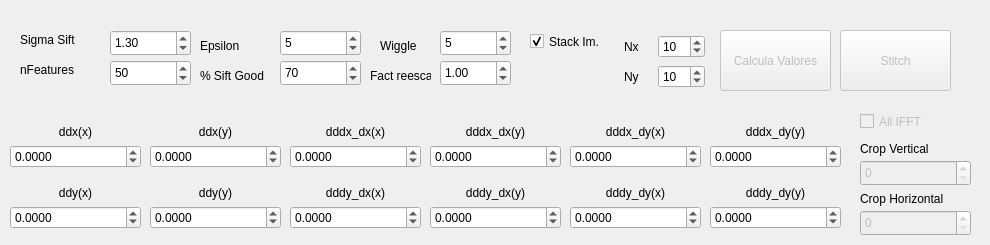
   <widget class="QWidget" name="tab_3">
    <attribute name="title">
     <string>Stitching</string>
    </attribute>
    <widget class="QPushButton" name="StitchBtn">
     <property name="enabled">
      <bool>false</bool>
     </property>
     <property name="geometry">
      <rect>
       <x>840</x>
       <y>30</y>
       <width>111</width>
       <height>61</height>
      </rect>
     </property>
     <property name="text">
      <string>Stitch</string>
     </property>
    </widget>
    <widget class="QPushButton" name="CalculateValuesDistBtn">
     <property name="enabled">
      <bool>false</bool>
     </property>
     <property name="geometry">
      <rect>
       <x>720</x>
       <y>30</y>
       <width>111</width>
       <height>61</height>
      </rect>
     </property>
     <property name="text">
      <string>Calcula Valores</string>
     </property>
    </widget>
    <widget class="QDoubleSpinBox" name="sigmaSpin">
     <property name="geometry">
      <rect>
       <x>110</x>
       <y>30</y>
       <width>81</width>
       <height>26</height>
      </rect>
     </property>
     <property name="value">
      <double>1.300000000000000</double>
     </property>
    </widget>
    <widget class="QLabel" name="label_20">
     <property name="geometry">
      <rect>
       <x>20</x>
       <y>30</y>
       <width>81</width>
       <height>20</height>
      </rect>
     </property>
     <property name="text">
      <string>Sigma Sift</string>
     </property>
    </widget>
    <widget class="QLabel" name="label_21">
     <property name="geometry">
      <rect>
       <x>20</x>
       <y>60</y>
       <width>81</width>
       <height>20</height>
      </rect>
     </property>
     <property name="text">
      <string>nFeatures</string>
     </property>
    </widget>
    <widget class="QSpinBox" name="nFeaturesSpin">
     <property name="geometry">
      <rect>
       <x>110</x>
       <y>60</y>
       <width>81</width>
       <height>26</height>
      </rect>
     </property>
     <property name="maximum">
      <number>500</number>
     </property>
     <property name="value">
      <number>50</number>
     </property>
    </widget>
    <widget class="QWidget" name="layoutWidget">
     <property name="geometry">
      <rect>
       <x>150</x>
       <y>170</y>
       <width>131</width>
       <height>59</height>
      </rect>
     </property>
     <layout class="QVBoxLayout" name="verticalLayout_2">
      <item>
       <widget class="QLabel" name="label_13">
        <property name="text">
         <string>ddy(y)</string>
        </property>
        <property name="alignment">
         <set>Qt::AlignBottom|Qt::AlignHCenter</set>
        </property>
       </widget>
      </item>
      <item>
       <widget class="QDoubleSpinBox" name="ddyySpin">
        <property name="decimals">
         <number>4</number>
        </property>
        <property name="minimum">
         <double>-10000.000000000000000</double>
        </property>
        <property name="maximum">
         <double>10000.000000000000000</double>
        </property>
       </widget>
      </item>
     </layout>
    </widget>
    <widget class="QWidget" name="layoutWidget">
     <property name="geometry">
      <rect>
       <x>10</x>
       <y>170</y>
       <width>131</width>
       <height>59</height>
      </rect>
     </property>
     <layout class="QVBoxLayout" name="verticalLayout_4">
      <item>
       <widget class="QLabel" name="label_12">
        <property name="text">
         <string>ddy(x)</string>
        </property>
        <property name="alignment">
         <set>Qt::AlignBottom|Qt::AlignHCenter</set>
        </property>
       </widget>
      </item>
      <item>
       <widget class="QDoubleSpinBox" name="ddyxSpin">
        <property name="decimals">
         <number>4</number>
        </property>
        <property name="minimum">
         <double>-10000.000000000000000</double>
        </property>
        <property name="maximum">
         <double>10000.000000000000000</double>
        </property>
       </widget>
      </item>
     </layout>
    </widget>
    <widget class="QWidget" name="horizontalLayoutWidget_10">
     <property name="geometry">
      <rect>
       <x>624</x>
       <y>60</y>
       <width>81</width>
       <height>34</height>
      </rect>
     </property>
     <layout class="QHBoxLayout" name="horizontalLayout_13">
      <item>
       <widget class="QLabel" name="label_15">
        <property name="text">
         <string>Ny</string>
        </property>
       </widget>
      </item>
      <item>
       <widget class="QSpinBox" name="NySpin">
        <property name="minimum">
         <number>1</number>
        </property>
        <property name="maximum">
         <number>100</number>
        </property>
        <property name="value">
         <number>10</number>
        </property>
       </widget>
      </item>
     </layout>
    </widget>
    <widget class="QWidget" name="horizontalLayoutWidget_9">
     <property name="geometry">
      <rect>
       <x>624</x>
       <y>30</y>
       <width>81</width>
       <height>34</height>
      </rect>
     </property>
     <layout class="QHBoxLayout" name="horizontalLayout_12">
      <item>
       <widget class="QLabel" name="label_14">
        <property name="text">
         <string>Nx</string>
        </property>
       </widget>
      </item>
      <item>
       <widget class="QSpinBox" name="NxSpin">
        <property name="minimum">
         <number>1</number>
        </property>
        <property name="maximum">
         <number>100</number>
        </property>
        <property name="value">
         <number>10</number>
        </property>
       </widget>
      </item>
     </layout>
    </widget>
    <widget class="QSpinBox" name="epsilonSpin">
     <property name="geometry">
      <rect>
       <x>280</x>
       <y>30</y>
       <width>81</width>
       <height>26</height>
      </rect>
     </property>
     <property name="maximum">
      <number>100</number>
     </property>
     <property name="value">
      <number>5</number>
     </property>
    </widget>
    <widget class="QLabel" name="label_22">
     <property name="geometry">
      <rect>
       <x>200</x>
       <y>30</y>
       <width>61</width>
       <height>31</height>
      </rect>
     </property>
     <property name="text">
      <string>Epsilon</string>
     </property>
    </widget>
    <widget class="QLabel" name="label_23">
     <property name="geometry">
      <rect>
       <x>370</x>
       <y>60</y>
       <width>61</width>
       <height>31</height>
      </rect>
     </property>
     <property name="text">
      <string>Fact reescale</string>
     </property>
    </widget>
    <widget class="QWidget" name="layoutWidget">
     <property name="geometry">
      <rect>
       <x>10</x>
       <y>110</y>
       <width>131</width>
       <height>58</height>
      </rect>
     </property>
     <layout class="QVBoxLayout" name="verticalLayout">
      <item>
       <widget class="QLabel" name="label_9">
        <property name="text">
         <string>ddx(x)</string>
        </property>
        <property name="alignment">
         <set>Qt::AlignBottom|Qt::AlignHCenter</set>
        </property>
       </widget>
      </item>
      <item>
       <widget class="QDoubleSpinBox" name="ddxxSpin">
        <property name="decimals">
         <number>4</number>
        </property>
        <property name="minimum">
         <double>-10000.000000000000000</double>
        </property>
        <property name="maximum">
         <double>10000.000000000000000</double>
        </property>
       </widget>
      </item>
     </layout>
    </widget>
    <widget class="QWidget" name="layoutWidget">
     <property name="geometry">
      <rect>
       <x>150</x>
       <y>110</y>
       <width>131</width>
       <height>58</height>
      </rect>
     </property>
     <layout class="QVBoxLayout" name="verticalLayout_3">
      <item>
       <widget class="QLabel" name="label_28">
        <property name="text">
         <string>ddx(y)</string>
        </property>
        <property name="alignment">
         <set>Qt::AlignBottom|Qt::AlignHCenter</set>
        </property>
       </widget>
      </item>
      <item>
       <widget class="QDoubleSpinBox" name="ddxySpin">
        <property name="decimals">
         <number>4</number>
        </property>
        <property name="minimum">
         <double>-300.000000000000000</double>
        </property>
        <property name="maximum">
         <double>10000.000000000000000</double>
        </property>
       </widget>
      </item>
     </layout>
    </widget>
    <widget class="QWidget" name="layoutWidget_3">
     <property name="geometry">
      <rect>
       <x>430</x>
       <y>170</y>
       <width>131</width>
       <height>59</height>
      </rect>
     </property>
     <layout class="QVBoxLayout" name="verticalLayout_7">
      <item>
       <widget class="QLabel" name="label_25">
        <property name="text">
         <string>dddy_dx(y)</string>
        </property>
        <property name="alignment">
         <set>Qt::AlignBottom|Qt::AlignHCenter</set>
        </property>
       </widget>
      </item>
      <item>
       <widget class="QDoubleSpinBox" name="dddy_dx_y_Spin">
        <property name="decimals">
         <number>4</number>
        </property>
        <property name="minimum">
         <double>-10000.000000000000000</double>
        </property>
        <property name="maximum">
         <double>10000.000000000000000</double>
        </property>
       </widget>
      </item>
     </layout>
    </widget>
    <widget class="QWidget" name="layoutWidget_4">
     <property name="geometry">
      <rect>
       <x>290</x>
       <y>110</y>
       <width>131</width>
       <height>58</height>
      </rect>
     </property>
     <layout class="QVBoxLayout" name="verticalLayout_8">
      <item>
       <widget class="QLabel" name="label_11">
        <property name="text">
         <string>dddx_dx(x)</string>
        </property>
        <property name="alignment">
         <set>Qt::AlignBottom|Qt::AlignHCenter</set>
        </property>
       </widget>
      </item>
      <item>
       <widget class="QDoubleSpinBox" name="dddx_dx_x_Spin">
        <property name="decimals">
         <number>4</number>
        </property>
        <property name="minimum">
         <double>-10000.000000000000000</double>
        </property>
        <property name="maximum">
         <double>10000.000000000000000</double>
        </property>
       </widget>
      </item>
     </layout>
    </widget>
    <widget class="QWidget" name="layoutWidget_5">
     <property name="geometry">
      <rect>
       <x>430</x>
       <y>110</y>
       <width>131</width>
       <height>58</height>
      </rect>
     </property>
     <layout class="QVBoxLayout" name="verticalLayout_9">
      <item>
       <widget class="QLabel" name="label_29">
        <property name="text">
         <string>dddx_dx(y)</string>
        </property>
        <property name="alignment">
         <set>Qt::AlignBottom|Qt::AlignHCenter</set>
        </property>
       </widget>
      </item>
      <item>
       <widget class="QDoubleSpinBox" name="dddx_dx_y_Spin">
        <property name="decimals">
         <number>4</number>
        </property>
        <property name="minimum">
         <double>-10000.000000000000000</double>
        </property>
        <property name="maximum">
         <double>10000.000000000000000</double>
        </property>
       </widget>
      </item>
     </layout>
    </widget>
    <widget class="QWidget" name="layoutWidget_6">
     <property name="geometry">
      <rect>
       <x>290</x>
       <y>170</y>
       <width>131</width>
       <height>59</height>
      </rect>
     </property>
     <layout class="QVBoxLayout" name="verticalLayout_10">
      <item>
       <widget class="QLabel" name="label_26">
        <property name="text">
         <string>dddy_dx(x)</string>
        </property>
        <property name="alignment">
         <set>Qt::AlignBottom|Qt::AlignHCenter</set>
        </property>
       </widget>
      </item>
      <item>
       <widget class="QDoubleSpinBox" name="dddy_dx_x_Spin">
        <property name="decimals">
         <number>4</number>
        </property>
        <property name="minimum">
         <double>-10000.000000000000000</double>
        </property>
        <property name="maximum">
         <double>10000.000000000000000</double>
        </property>
       </widget>
      </item>
     </layout>
    </widget>
    <widget class="QWidget" name="layoutWidget_7">
     <property name="geometry">
      <rect>
       <x>570</x>
       <y>170</y>
       <width>131</width>
       <height>59</height>
      </rect>
     </property>
     <layout class="QVBoxLayout" name="verticalLayout_11">
      <item>
       <widget class="QLabel" name="label_27">
        <property name="text">
         <string>dddy_dy(x)</string>
        </property>
        <property name="alignment">
         <set>Qt::AlignBottom|Qt::AlignHCenter</set>
        </property>
       </widget>
      </item>
      <item>
       <widget class="QDoubleSpinBox" name="dddy_dy_x_Spin">
        <property name="decimals">
         <number>4</number>
        </property>
        <property name="minimum">
         <double>-10000.000000000000000</double>
        </property>
        <property name="maximum">
         <double>10000.000000000000000</double>
        </property>
       </widget>
      </item>
     </layout>
    </widget>
    <widget class="QWidget" name="layoutWidget_8">
     <property name="geometry">
      <rect>
       <x>710</x>
       <y>110</y>
       <width>131</width>
       <height>58</height>
      </rect>
     </property>
     <layout class="QVBoxLayout" name="verticalLayout_12">
      <item>
       <widget class="QLabel" name="label_30">
        <property name="text">
         <string>dddx_dy(y)</string>
        </property>
        <property name="alignment">
         <set>Qt::AlignBottom|Qt::AlignHCenter</set>
        </property>
       </widget>
      </item>
      <item>
       <widget class="QDoubleSpinBox" name="dddx_dy_y_Spin">
        <property name="decimals">
         <number>4</number>
        </property>
        <property name="minimum">
         <double>-10000.000000000000000</double>
        </property>
        <property name="maximum">
         <double>10000.000000000000000</double>
        </property>
       </widget>
      </item>
     </layout>
    </widget>
    <widget class="QWidget" name="layoutWidget_9">
     <property name="geometry">
      <rect>
       <x>570</x>
       <y>110</y>
       <width>131</width>
       <height>58</height>
      </rect>
     </property>
     <layout class="QVBoxLayout" name="verticalLayout_13">
      <item>
       <widget class="QLabel" name="label_24">
        <property name="text">
         <string>dddx_dy(x)</string>
        </property>
        <property name="alignment">
         <set>Qt::AlignBottom|Qt::AlignHCenter</set>
        </property>
       </widget>
      </item>
      <item>
       <widget class="QDoubleSpinBox" name="dddx_dy_x_Spin">
        <property name="decimals">
         <number>4</number>
        </property>
        <property name="minimum">
         <double>-10000.000000000000000</double>
        </property>
        <property name="maximum">
         <double>10000.000000000000000</double>
        </property>
       </widget>
      </item>
     </layout>
    </widget>
    <widget class="QWidget" name="layoutWidget_10">
     <property name="geometry">
      <rect>
       <x>710</x>
       <y>170</y>
       <width>131</width>
       <height>59</height>
      </rect>
     </property>
     <layout class="QVBoxLayout" name="verticalLayout_14">
      <item>
       <widget class="QLabel" name="label_31">
        <property name="text">
         <string>dddy_dy(y)</string>
        </property>
        <property name="alignment">
         <set>Qt::AlignBottom|Qt::AlignHCenter</set>
        </property>
       </widget>
      </item>
      <item>
       <widget class="QDoubleSpinBox" name="dddy_dy_y_Spin">
        <property name="decimals">
         <number>4</number>
        </property>
        <property name="minimum">
         <double>-10000.000000000000000</double>
        </property>
        <property name="maximum">
         <double>10000.000000000000000</double>
        </property>
       </widget>
      </item>
     </layout>
    </widget>
    <widget class="QLabel" name="label_32">
     <property name="geometry">
      <rect>
       <x>380</x>
       <y>30</y>
       <width>51</width>
       <height>31</height>
      </rect>
     </property>
     <property name="text">
      <string>Wiggle</string>
     </property>
    </widget>
    <widget class="QSpinBox" name="wiggleSpin">
     <property name="geometry">
      <rect>
       <x>440</x>
       <y>30</y>
       <width>71</width>
       <height>26</height>
      </rect>
     </property>
     <property name="value">
      <number>5</number>
     </property>
    </widget>
    <widget class="QSpinBox" name="optSpinB">
     <property name="geometry">
      <rect>
       <x>280</x>
       <y>60</y>
       <width>81</width>
       <height>26</height>
      </rect>
     </property>
     <property name="maximum">
      <number>100</number>
     </property>
     <property name="value">
      <number>70</number>
     </property>
    </widget>
    <widget class="QLabel" name="label_35">
     <property name="geometry">
      <rect>
       <x>200</x>
       <y>60</y>
       <width>81</width>
       <height>31</height>
      </rect>
     </property>
     <property name="text">
      <string>% Sift Good</string>
     </property>
    </widget>
    <widget class="QDoubleSpinBox" name="factSpin">
     <property name="geometry">
      <rect>
       <x>440</x>
       <y>60</y>
       <width>71</width>
       <height>26</height>
      </rect>
     </property>
     <property name="maximum">
      <double>10.000000000000000</double>
     </property>
     <property name="singleStep">
      <double>0.500000000000000</double>
     </property>
     <property name="value">
      <double>1.000000000000000</double>
     </property>
    </widget>
    <widget class="QCheckBox" name="checkBoxUsarTodos">
     <property name="enabled">
      <bool>false</bool>
     </property>
     <property name="geometry">
      <rect>
       <x>860</x>
       <y>110</y>
       <width>121</width>
       <height>23</height>
      </rect>
     </property>
     <property name="text">
      <string>All IFFT</string>
     </property>
    </widget>
    <widget class="QSpinBox" name="spinCropV">
     <property name="enabled">
      <bool>false</bool>
     </property>
     <property name="geometry">
      <rect>
       <x>860</x>
       <y>160</y>
       <width>111</width>
       <height>26</height>
      </rect>
     </property>
     <property name="maximum">
      <number>1000</number>
     </property>
    </widget>
    <widget class="QSpinBox" name="spinCropH">
     <property name="enabled">
      <bool>false</bool>
     </property>
     <property name="geometry">
      <rect>
       <x>860</x>
       <y>210</y>
       <width>111</width>
       <height>26</height>
      </rect>
     </property>
     <property name="maximum">
      <number>1000</number>
     </property>
    </widget>
    <widget class="QLabel" name="label_38">
     <property name="geometry">
      <rect>
       <x>860</x>
       <y>140</y>
       <width>81</width>
       <height>17</height>
      </rect>
     </property>
     <property name="text">
      <string>Crop Vertical</string>
     </property>
    </widget>
    <widget class="QLabel" name="label_39">
     <property name="geometry">
      <rect>
       <x>860</x>
       <y>190</y>
       <width>91</width>
       <height>17</height>
      </rect>
     </property>
     <property name="text">
      <string>Crop Horizontal</string>
     </property>
    </widget>
    <widget class="QCheckBox" name="StackCheck">
     <property name="geometry">
      <rect>
       <x>530</x>
       <y>30</y>
       <width>82</width>
       <height>23</height>
      </rect>
     </property>
     <property name="text">
      <string>Stack Im.</string>
     </property>
     <property name="checked">
      <bool>true</bool>
     </property>
    </widget>
   </widget>
